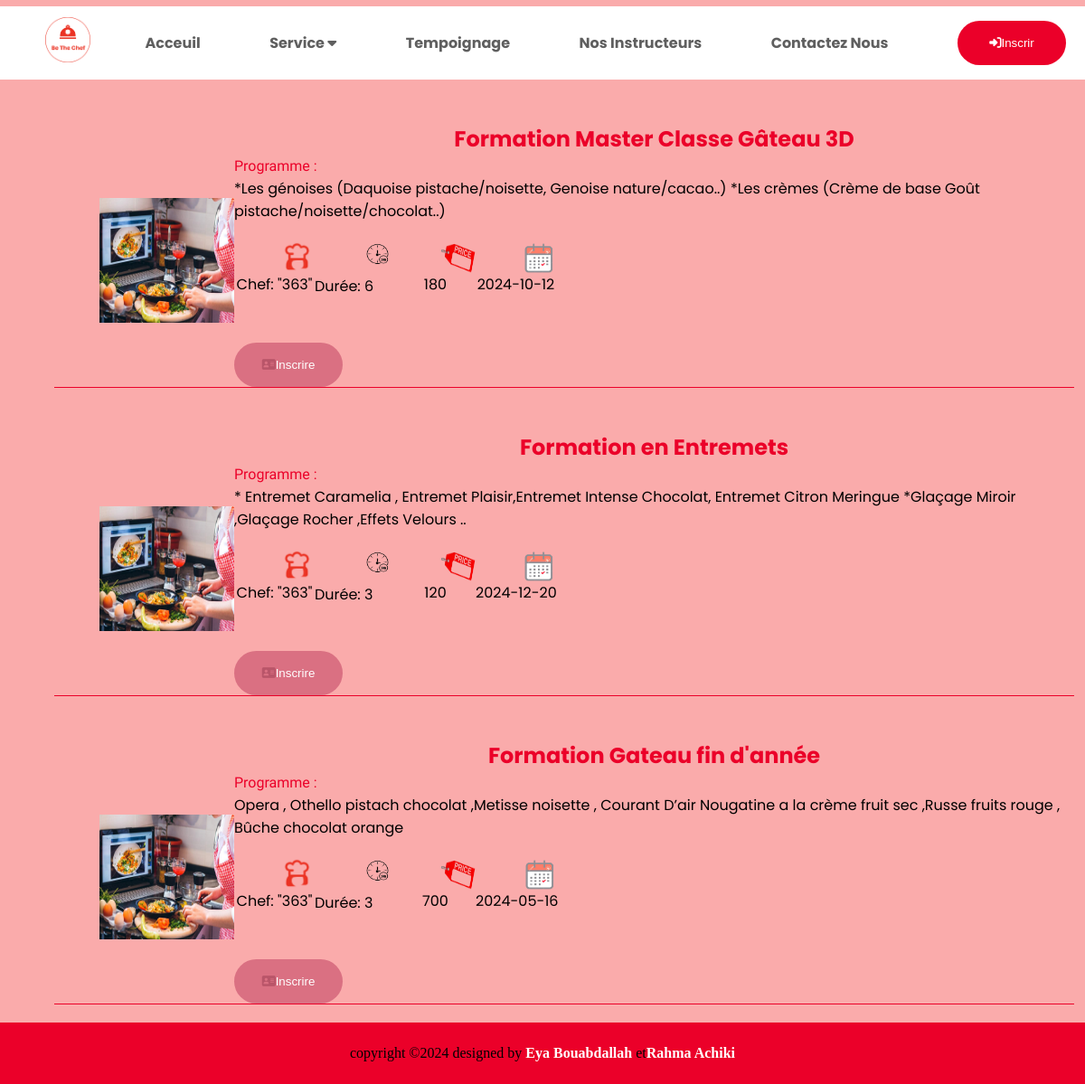
/index.php?controller=formation&action=readAll, run on the app's committed database.
### tables this page shows
CREATE TABLE `formation` (
  `id_formation` int(3) NOT NULL,
  `titre` varchar(255) NOT NULL,
  `programme` text NOT NULL,
  `duree` int(3) NOT NULL,
  `prix` int(4) NOT NULL,
  `date_formation` date NOT NULL,
  `num_chef` int(3) NOT NULL
);

### model/model.php (called while the page is built, shortened)
<?php
class Model{
    private static $pdo;
    public static function Init(){
		$host = Conf::getHostname();
		$dbname = Conf::getDatabase();
		$login = Conf::getLogin();
		$pass = Conf::getPassword();
		try{
			self::$pdo = new PDO("mysql:host=$host;dbname=$dbname",$login,$pass);
			} catch(PDOException $e) {
				die ($e->getMessage());
			}
	}
	public static function getAll(){
	    $SQL="SELECT * FROM ".static::$table;
		$rep = self::$pdo->query($SQL);
	    $rep->setFetchMode(PDO::FETCH_CLASS, 'Model'.ucfirst(static::$table));
		return $rep->fetchAll();
	}
}

### model/model_formation.php (called while the page is built, shortened)
<?php
require_once ("model.php");
class ModelFormation extends Model {
  public function getTitre() {
       return $this->titre;
  }
  public function getProgramme() {
       return $this->programme;
  }
  public function getDuree() {
       return $this->duree;
  }
  public function getPrix() {
    return $this->prix;
}
  public function getDate_formation() {
    return $this->date_formation;
}
public function getChef() {
    return $this->num_chef;
}
}
?>

### view/formation/viewReadAllFormation.php (the view)
<?php foreach ($tab_v as $formation): ?>
    <div class="contenteee">
    <img src="image/formation.jpg" class="titre">
    <div class="middleee">
        <h2><?php echo htmlspecialchars($formation->getTitre()); ?></h2>
        <p><span>Programme :</span><br><?php echo htmlspecialchars($formation->getProgramme()); ?></p>
        <br>
        <div class="infooo">
            <div class="infooo1">
                <img src="image/Cook.png">
                <p>Chef: "<?php echo htmlspecialchars($formation->getChef()); ?>"</p>
            </div>
            <div class="info1oo">
                <img src="image/last.png">
                <p>Durée: <?php echo htmlspecialchars($formation->getDuree()); ?></p>
            </div>
            <div class="infooo1">
                <img src="image/precio.png">
                <p><?php echo htmlspecialchars($formation->getPrix()); ?></p>
            </div>
            <div class="infooo1">
                <img src="image/tiempo.png">
                <p><?php echo htmlspecialchars($formation->getDate_formation()); ?></p>
            </div>
        </div>
        <a href="inscrire.php"><button id="show-login" class="inscrireee"><i class="fa-solid fa-address-card" style="color: #b95569;"></i>Inscrire</button></a>
    </div>
    </div>
    <?php endforeach; ?>

### css/acceuil.css (style rules this page uses)
* { border: 0; margin: 0; box-sizing: border-box; }

### css/register.css (style rules this page uses)
* { border: 0; margin: 0; box-sizing: border-box; }

### css/etudiant/etudiant.css (style rules this page uses)
* { border: 0; margin: 0; box-sizing: border-box; }
span { color: #EB0029; }

### css/login.css (style rules this page uses)
* { border: 0; margin: 0; box-sizing: border-box; }

### css/recette.css (style rules this page uses)
* { border: 0; margin: 0; box-sizing: border-box; }
body { background-color:#faabab; }
.titre { font-family: 'Lobster Two'; font-size: 60px; color: #EB0029; text-align: center; margin-top: 1%; }

### css/formation/formation.css (style rules this page uses)
* { border: 0; margin: 0; box-sizing: border-box; }
.inscrireee { background-color: #da7082; width: 120px; height: 49px; color: white; border-radius: 50px; cursor: pointer; margin-right: 600px; margin-top: 40px; }
.contenteee { display: flex; justify-content: space-between; border-bottom: 1px solid #EB0029 ; margin-top: 4%; margin-left: 5%; margin-right: 1%; }
.contenteee h2 { text-align: center; color: #EB0029; font-family: 'Poppins'; }
.contenteee img { width: 149px; height: 138px; margin-left: 50px; }
.infooo img { width: 39px; height: 36px; }
.middleee { display: grid; }
.infooo { display: flex; margin-bottom: 10px; }
.infooo1 { display: flex; flex-direction: column; justify-content: center; align-items: center; }
.middleee p { font-family: 'Poppins'; }
.middleee span { font-family: 'Lobster Two'; color: #EB0029; }
.titre { align-self: center; }

### data on the page
formation: titre "Formation Master Classe Gâteau 3D", programme "*Les génoises (Daquoise pistache/noisette, Genoise nature/cacao..) *Les crèmes (Crème de base Goût pistache/noisette/chocolat..)", num_chef "363", duree "6", prix "180", date_formation "2024-10-12"
formation: titre "Formation en Entremets", programme "* Entremet Caramelia , Entremet Plaisir,Entremet Intense Chocolat, Entremet Citron Meringue *Glaçage Miroir ,Glaçage Rocher ,Effets Velours ..", num_chef "363", duree "3", prix "120", date_formation "2024-12-20"
formation: titre "Formation Gateau fin d'année", programme "Opera , Othello pistach chocolat ,Metisse noisette , Courant D’air Nougatine a la crème fruit sec ,Russe fruits rouge , Bûche chocolat orange", num_chef "363", duree "3", prix "700", date_formation "2024-05-16"
